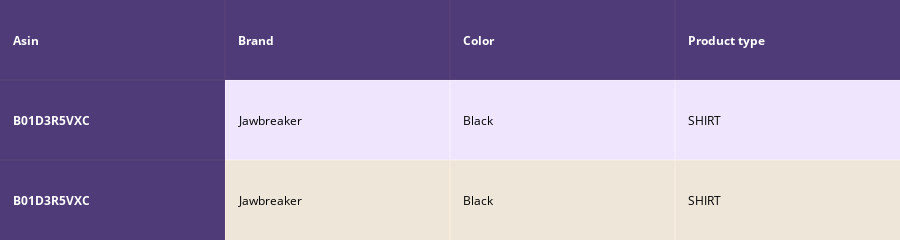
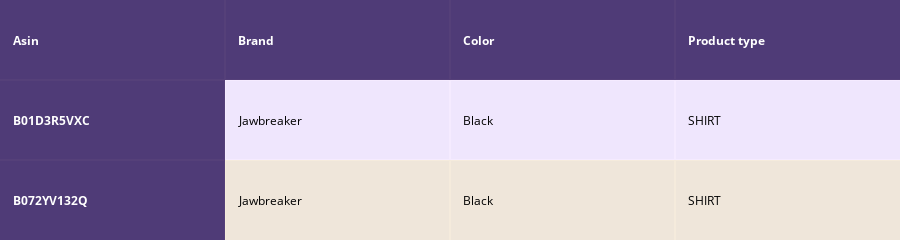

Write notebook code for charts like these, in order.
### Code cell
# brand and color weight =50
# title vector weight = 5

idf_w2v_brand(12566, 5, 50, 2)

### Figure 1 — Plotly figure (JSON) as saved in the notebook; plotly's stock layout.template omitted (floating-point values rounded to 4 significant figures)
{"data": [{"colorscale": [[0, "#1d004d"], [0.5, "#f2e5ff"], [1, "#f2e5d1"]], "hoverinfo": "none", "opacity": 0.75, "showscale": false, "type": "heatmap", "z": [[0, 0, 0, 0], [0, 0.5, 0.5, 0.5], [0, 1, 1, 1]]}], "layout": {"annotations": [{"align": "left", "font": {"color": "#ffffff"}, "showarrow": false, "text": "<b>Asin</b>", "x": -0.45, "xanchor": "left", "xref": "x", "y": 0, "yref": "y"}, {"align": "left", "font": {"color": "#ffffff"}, "showarrow": false, "text": "<b>Brand</b>", "x": 0.55, "xanchor": "left", "xref": "x", "y": 0, "yref": "y"}, {"align": "left", "font": {"color": "#ffffff"}, "showarrow": false, "text": "<b>Color</b>", "x": 1.55, "xanchor": "left", "xref": "x", "y": 0, "yref": "y"}, {"align": "left", "font": {"color": "#ffffff"}, "showarrow": false, "text": "<b>Product type</b>", "x": 2.55, "xanchor": "left", "xref": "x", "y": 0, "yref": "y"}, {"align": "left", "font": {"color": "#ffffff"}, "showarrow": false, "text": "<b>B01D3R5VXC</b>", "x": -0.45, "xanchor": "left", "xref": "x", "y": 1, "yref": "y"}, {"align": "left", "font": {"color": "#000000"}, "showarrow": false, "text": "Jawbreaker", "x": 0.55, "xanchor": "left", "xref": "x", "y": 1, "yref": "y"}, {"align": "left", "font": {"color": "#000000"}, "showarrow": false, "text": "Black", "x": 1.55, "xanchor": "left", "xref": "x", "y": 1, "yref": "y"}, {"align": "left", "font": {"color": "#000000"}, "showarrow": false, "text": "SHIRT", "x": 2.55, "xanchor": "left", "xref": "x", "y": 1, "yref": "y"}, {"align": "left", "font": {"color": "#ffffff"}, "showarrow": false, "text": "<b>B01D3R5VXC</b>", "x": -0.45, "xanchor": "left", "xref": "x", "y": 2, "yref": "y"}, {"align": "left", "font": {"color": "#000000"}, "showarrow": false, "text": "Jawbreaker", "x": 0.55, "xanchor": "left", "xref": "x", "y": 2, "yref": "y"}, {"align": "left", "font": {"color": "#000000"}, "showarrow": false, "text": "Black", "x": 1.55, "xanchor": "left", "xref": "x", "y": 2, "yref": "y"}, {"align": "left", "font": {"color": "#000000"}, "showarrow": false, "text": "SHIRT", "x": 2.55, "xanchor": "left", "xref": "x", "y": 2, "yref": "y"}], "height": 140, "margin": {"b": 0, "l": 0, "r": 0, "t": 0}, "xaxis": {"dtick": 1, "gridwidth": 2, "showticklabels": false, "tick0": -0.5, "ticks": "", "zeroline": false}, "yaxis": {"autorange": "reversed", "dtick": 1, "gridwidth": 2, "showticklabels": false, "tick0": 0.5, "ticks": "", "zeroline": false}}}

### Figure 2 — Plotly figure (JSON) as saved in the notebook; plotly's stock layout.template omitted (floating-point values rounded to 4 significant figures)
{"data": [{"colorscale": [[0, "#1d004d"], [0.5, "#f2e5ff"], [1, "#f2e5d1"]], "hoverinfo": "none", "opacity": 0.75, "showscale": false, "type": "heatmap", "z": [[0, 0, 0, 0], [0, 0.5, 0.5, 0.5], [0, 1, 1, 1]]}], "layout": {"annotations": [{"align": "left", "font": {"color": "#ffffff"}, "showarrow": false, "text": "<b>Asin</b>", "x": -0.45, "xanchor": "left", "xref": "x", "y": 0, "yref": "y"}, {"align": "left", "font": {"color": "#ffffff"}, "showarrow": false, "text": "<b>Brand</b>", "x": 0.55, "xanchor": "left", "xref": "x", "y": 0, "yref": "y"}, {"align": "left", "font": {"color": "#ffffff"}, "showarrow": false, "text": "<b>Color</b>", "x": 1.55, "xanchor": "left", "xref": "x", "y": 0, "yref": "y"}, {"align": "left", "font": {"color": "#ffffff"}, "showarrow": false, "text": "<b>Product type</b>", "x": 2.55, "xanchor": "left", "xref": "x", "y": 0, "yref": "y"}, {"align": "left", "font": {"color": "#ffffff"}, "showarrow": false, "text": "<b>B01D3R5VXC</b>", "x": -0.45, "xanchor": "left", "xref": "x", "y": 1, "yref": "y"}, {"align": "left", "font": {"color": "#000000"}, "showarrow": false, "text": "Jawbreaker", "x": 0.55, "xanchor": "left", "xref": "x", "y": 1, "yref": "y"}, {"align": "left", "font": {"color": "#000000"}, "showarrow": false, "text": "Black", "x": 1.55, "xanchor": "left", "xref": "x", "y": 1, "yref": "y"}, {"align": "left", "font": {"color": "#000000"}, "showarrow": false, "text": "SHIRT", "x": 2.55, "xanchor": "left", "xref": "x", "y": 1, "yref": "y"}, {"align": "left", "font": {"color": "#ffffff"}, "showarrow": false, "text": "<b>B072YV132Q</b>", "x": -0.45, "xanchor": "left", "xref": "x", "y": 2, "yref": "y"}, {"align": "left", "font": {"color": "#000000"}, "showarrow": false, "text": "Jawbreaker", "x": 0.55, "xanchor": "left", "xref": "x", "y": 2, "yref": "y"}, {"align": "left", "font": {"color": "#000000"}, "showarrow": false, "text": "Black", "x": 1.55, "xanchor": "left", "xref": "x", "y": 2, "yref": "y"}, {"align": "left", "font": {"color": "#000000"}, "showarrow": false, "text": "SHIRT", "x": 2.55, "xanchor": "left", "xref": "x", "y": 2, "yref": "y"}], "height": 140, "margin": {"b": 0, "l": 0, "r": 0, "t": 0}, "xaxis": {"dtick": 1, "gridwidth": 2, "showticklabels": false, "tick0": -0.5, "ticks": "", "zeroline": false}, "yaxis": {"autorange": "reversed", "dtick": 1, "gridwidth": 2, "showticklabels": false, "tick0": 0.5, "ticks": "", "zeroline": false}}}
